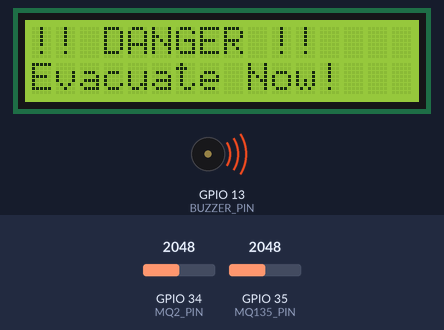
Bench run of a sketch on a simulated ESP32. Parts: 16×2 character LCD, buzzer (waves = sounding). The test bench sets the inputs (shaded band); at power-on: GPIO 34 (MQ2_PIN) = 2048, GPIO 35 (MQ135_PIN) = 2048 (analog values on the 0–4095 scale). WiFi joins after 1.5 s; servers stay silent unless stated; uploads are accepted with an empty reply; what the sketch prints to the serial monitor is not drawn.

Above: at 12.16 s.
12.6 s: GPIO 34 (MQ2_PIN) set to 1594
14.6 s: GPIO 34 (MQ2_PIN) set to 1477
At 16.4 s:
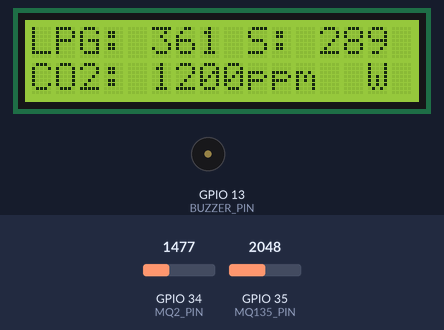
16.9 s: GPIO 35 (MQ135_PIN) set to 2761
At 18.5 s:
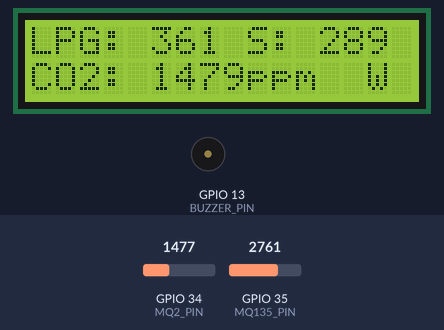
19.0 s: GPIO 35 (MQ135_PIN) set to 2848
At 19.13 s:
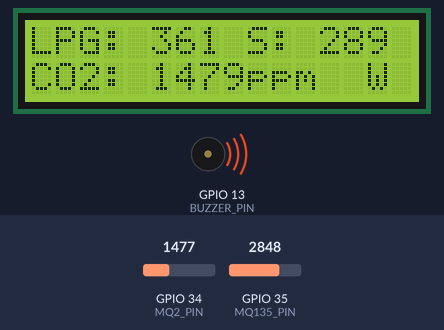
20.5 s: GPIO 35 (MQ135_PIN) set to 1228
At 21.4 s:
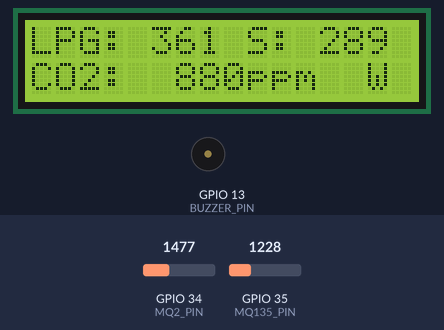
22.0 s: GPIO 34 (MQ2_PIN) set to 1228
At 23.5 s:
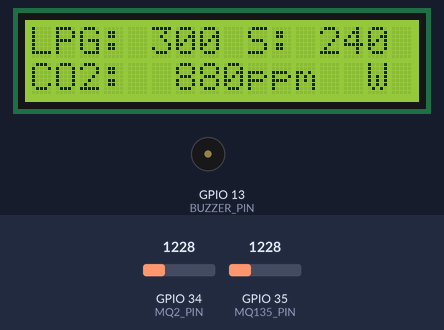
Timing chart, 0 to 25.0 s (numbered marks = the images above; inputs shaded):
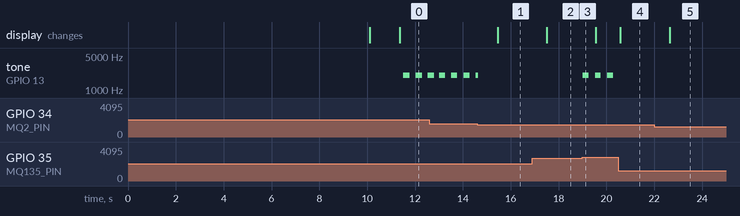

The sketch:

air_quality.ino
```cpp
/*
  Air Quality Monitor  —  ESP32 + MQ2 + MQ135 + LCD I2C + Buzzer + Firebase
  ---------------------------------------------------------------------------
  Talks to the Firebase Realtime Database directly over HTTPS (Firebase REST API).
  NO Firebase library is needed — that library's pre-built files don't work with
  ESP32 board package 3.x and give "bad reloc symbol index" / "undefined reference
  to br_..." errors.

  Libraries:  LiquidCrystal I2C   (everything else is built into the ESP32 package)
  Board:      ESP32 Dev Module

  Firebase data (same paths as before, so the website works unchanged):
    /house/lpg, /house/smoke, /house/co2    numbers, updated every second
    /house/danger                            true while gas levels are dangerous
    /house/silenced                          true after the website silenced the alarm
    /house/updated                           server time of the last update (website shows "offline" if old)
    /commands/silence_alarm                  website writes 1, ESP32 sets it back to 0
*/

#include <WiFi.h>
#include <WiFiClientSecure.h>
#include <HTTPClient.h>
#include <Wire.h>
#include <LiquidCrystal_I2C.h>
#include <type_traits>

// ---- WiFi + Firebase ----
#define WIFI_SSID     "YOUR_WIFI_NAME"        // <--- your WiFi name (2.4 GHz)
#define WIFI_PASS     "YOUR_WIFI_PASSWORD"    // <--- your WiFi password
#define FIREBASE_HOST "https://airqualityproject-e49ae-default-rtdb.firebaseio.com"
#define FIREBASE_AUTH ""                      // <--- your database secret ("" if your rules are public)

// ---- Pins ----
#define MQ2_PIN     34
#define MQ135_PIN   35
#define BUZZER_PIN  13

LiquidCrystal_I2C lcd(0x27, 16, 2);           // try 0x3F if the LCD stays blank

// ---- Thresholds ----
const float LPG_DANGER   = 600.0;
const float SMOKE_DANGER = 300.0;
const float CO2_DANGER   = 1500.0;

// ---- Shared between the main loop and the network task ----
volatile float lpg = 0, smoke = 0, co2 = 400;
volatile bool  dangerState = false;     // gas levels are dangerous right now
volatile bool  silenced = false;        // website pressed "Silence" during this danger
volatile bool  silenceRequest = false;  // set by the network task, handled by the loop
volatile bool  online = false;          // last Firebase request worked

unsigned long lastLcdUpdate = 0;
bool lastShownDanger = false;

// Works with both versions of the LiquidCrystal_I2C library (one uses init(), the other begin())
template <typename T> struct HasInit {
  template <typename U> static char test(decltype(&U::init));
  template <typename U> static long test(...);
  static const bool value = sizeof(test<T>(0)) == 1;
};
template <typename T> void lcdStartImpl(T& l, std::true_type)  { l.init(); }
template <typename T> void lcdStartImpl(T& l, std::false_type) { l.begin(); }
template <typename T> void lcdStart(T& l) { lcdStartImpl(l, std::integral_constant<bool, HasInit<T>::value>()); }

// ================= Firebase over HTTPS =================
WiFiClientSecure tls;
HTTPClient http;

String fbUrl(const char* path) {
  String url = String(FIREBASE_HOST) + path + ".json";
  if (strlen(FIREBASE_AUTH) > 0) url += String("?auth=") + FIREBASE_AUTH;
  return url;
}

// method: "PATCH", "PUT" or "GET".  Returns the HTTP code, response in *reply (for GET).
int fbRequest(const char* method, const char* path, const String& body, String* reply = nullptr) {
  if (!http.begin(tls, fbUrl(path))) return -1;
  http.addHeader("Content-Type", "application/json");
  int code;
  if (strcmp(method, "PATCH") == 0)    code = http.PATCH(body);
  else if (strcmp(method, "PUT") == 0) code = http.PUT(body);
  else                                 code = http.GET();
  if (reply && code == 200) *reply = http.getString();
  http.end();
  return code;
}

// Runs on the other CPU core, so slow internet never freezes the LCD or the buzzer.
void networkTask(void*) {
  tls.setInsecure();          // skip certificate check (fine for a school project)
  http.setReuse(true);        // keep the connection open = much faster updates
  http.setTimeout(4000);

  for (;;) {
    if (WiFi.status() != WL_CONNECTED) {
      online = false;
      WiFi.reconnect();
      vTaskDelay(pdMS_TO_TICKS(3000));
      continue;
    }
    unsigned long t0 = millis();

    // 1) send all readings in ONE request (the website gets one clean update)
    char body[220];
    snprintf(body, sizeof(body),
             "{\"lpg\":%.1f,\"smoke\":%.1f,\"co2\":%.1f,\"danger\":%s,\"silenced\":%s,"
             "\"updated\":{\".sv\":\"timestamp\"}}",
             (float)lpg, (float)smoke, (float)co2,
             dangerState ? "true" : "false", silenced ? "true" : "false");
    int code = fbRequest("PATCH", "/house", body);
    online = (code == 200);
    if (code != 200) Serial.printf("Firebase send failed: %d %s\n", code, http.errorToString(code).c_str());

    // 2) did the website press "Silence Alarm"?
    String reply;
    if (fbRequest("GET", "/commands/silence_alarm", "", &reply) == 200) {
      reply.trim();
      if (reply == "1") {
        Serial.println("Alarm silenced from web app!");
        silenceRequest = true;
        fbRequest("PUT", "/commands/silence_alarm", "0");
      }
    }

    // about one update per second
    unsigned long took = millis() - t0;
    if (took < 1000) vTaskDelay(pdMS_TO_TICKS(1000 - took));
  }
}

// ================= Sensors, buzzer, LCD =================
int readAvg(int pin) {                         // average 10 readings = steadier numbers
  long sum = 0;
  for (int i = 0; i < 10; i++) sum += analogRead(pin);
  return sum / 10;
}

void buzzerUpdate() {
  static bool on = false;
  bool want = dangerState && !silenced && ((millis() / 250) % 2 == 0);   // beep-beep-beep
  if (want && !on)  { tone(BUZZER_PIN, 2000); on = true; }
  if (!want && on)  { noTone(BUZZER_PIN);     on = false; }
}

void setup() {
  Serial.begin(115200);
  pinMode(BUZZER_PIN, OUTPUT);
  noTone(BUZZER_PIN);
  analogReadResolution(12);

  lcdStart(lcd);
  lcd.backlight();
  lcd.setCursor(0, 0); lcd.print("Air Quality Boot");
  lcd.setCursor(0, 1); lcd.print("Warming Up...   ");

  WiFi.mode(WIFI_STA);
  WiFi.begin(WIFI_SSID, WIFI_PASS);            // connects in the background while the sensors warm up
  delay(10000);                                // MQ sensors need to heat up
  Serial.println(WiFi.status() == WL_CONNECTED ? "WiFi connected! IP: " + WiFi.localIP().toString()
                                               : String("WiFi not connected yet (alarm still works offline)"));

  xTaskCreatePinnedToCore(networkTask, "net", 12288, nullptr, 1, nullptr, 0);

  lcd.clear();
  lcd.setCursor(0, 0); lcd.print("System Ready");
  delay(1200);
  lcd.clear();
}

void loop() {
  int mq2_raw   = readAvg(MQ2_PIN);
  int mq135_raw = readAvg(MQ135_PIN);

  // simple estimates from the raw readings (not calibrated ppm)
  lpg   = (mq2_raw / 4095.0) * 1000.0;
  smoke = (mq2_raw / 4095.0) * 800.0;
  co2   = 400.0 + ((mq135_raw / 4095.0) * 1600.0);

  bool danger = (lpg > LPG_DANGER) || (smoke > SMOKE_DANGER) || (co2 > CO2_DANGER);
  if (danger && !dangerState) Serial.println("!!! DANGER: gas level high");
  if (!danger) silenced = false;               // air is safe again: next danger will beep again
  dangerState = danger;

  if (silenceRequest) {                        // website pressed "Silence Alarm"
    silenceRequest = false;
    if (dangerState) silenced = true;
  }

  buzzerUpdate();

  // LCD once a second, overwrite instead of clear (no flicker)
  if (millis() - lastLcdUpdate > 1000) {
    lastLcdUpdate = millis();
    if (dangerState != lastShownDanger) { lcd.clear(); lastShownDanger = dangerState; }
    char line1[17], line2[17];
    if (dangerState) {
      snprintf(line1, sizeof(line1), "!! DANGER !!    ");
      snprintf(line2, sizeof(line2), silenced ? "Alarm silenced  " : "Evacuate Now!   ");
    } else {
      snprintf(line1, sizeof(line1), "LPG:%4.0f S:%4.0f ", (float)lpg, (float)smoke);
      snprintf(line2, sizeof(line2), "CO2:%5.0fppm  %c", (float)co2, online ? 'W' : '-');   // W = online
    }
    lcd.setCursor(0, 0); lcd.print(line1);
    lcd.setCursor(0, 1); lcd.print(line2);

    Serial.printf("LPG=%.1f | Smoke=%.1f | CO2=%.1f | DANGER=%d | silenced=%d | online=%d\n",
                  (float)lpg, (float)smoke, (float)co2, dangerState, silenced, online);
  }

  delay(50);
}
```

Measured:
- the behaviour switches between 1536 and 1535 on GPIO 34 (MQ2_PIN) (found by bisection; images 0 and 1)
- the behaviour switches between 2815 and 2816 on GPIO 35 (MQ135_PIN) (found by bisection; images 2 and 3)
- after the input at 14.6 s, the display: changes after 0.86 s (image 1)
- after the input at 16.9 s, the display: changes after 0.61 s (image 2)
- after the input at 19.0 s, tone on GPIO 13 (BUZZER_PIN): alternates 2000 Hz for 0.26 s and silent for 0.26 s, starting at once
- after the input at 20.5 s, tone on GPIO 13 (BUZZER_PIN): stops changing and stays silent; the display: changes after 0.09 s (image 4)
- after the input at 22.0 s, the display: changes after 0.64 s (image 5)
